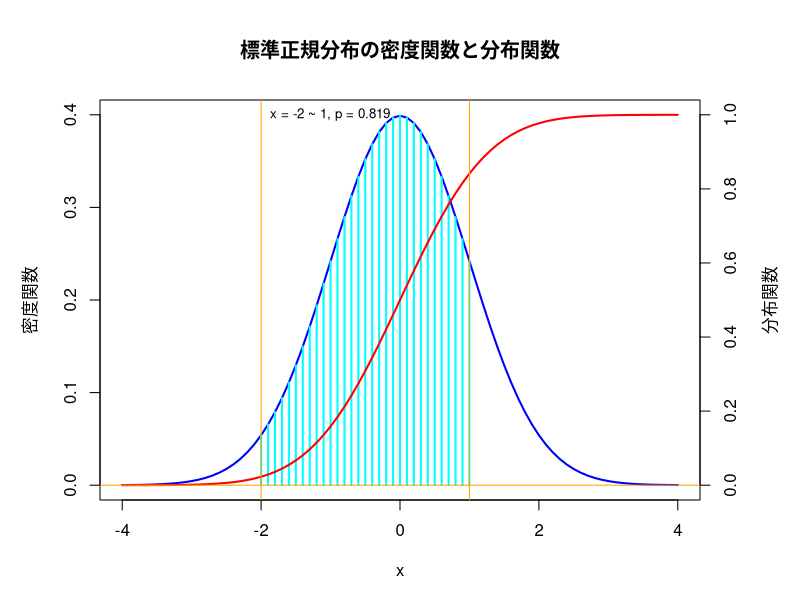

Write the R code that produced this figure.
par(mai = c(1,1,1,1))
x<-seq(-4,4,0.1)
plot(x,dnorm(x,0,1),type="l",col="blue",ylim=c(0,0.4),lwd=2,
     ylab="密度関数",main="標準正規分布の密度関数と分布関数")
subset_x <- x[x >= -2 & x <= 1]
subset_y <- dnorm(x,0,1)[x >= -2 & x <= 1]
lines(subset_x, subset_y, type = "h", col = "cyan", lwd = 2)
par(new=T)
plot(x,pnorm(x,0,1),axes=F,type="l",col="red",ylim=c(0,1),lwd=2,xlab="",ylab="")
axis(4)
mtext("分布関数",side=4,line=3)
abline(v=-2, col="orange")
abline(v=1,col="orange")
abline(h=0,col="orange")
# 範囲の確率を計算
p <- diff(pnorm(c(-2, 1)))
p_text <- paste("x = -2 ~ 1, p =", round(p, 3))
text(0, 1, p_text, col = "black", cex = 0.8, pos = 2)